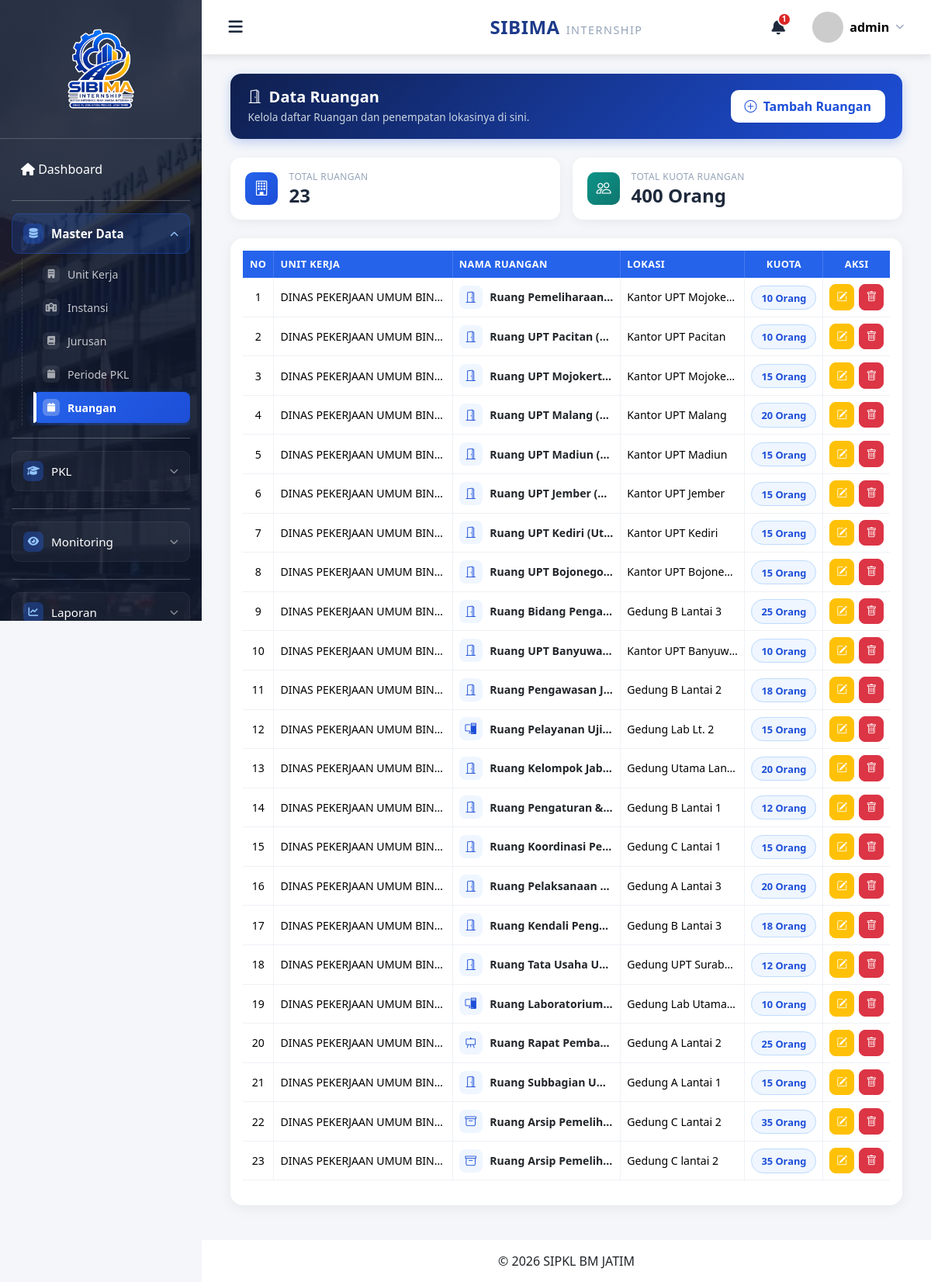
/admin/ruangan/index.php (signed in), run on the app's committed database.
### tables this page shows
CREATE TABLE `ruangan` (
  `id_ruangan` int(11) NOT NULL,
  `id_unit_kerja` int(11) NOT NULL,
  `nama_ruangan` varchar(150) NOT NULL,
  `lokasi` varchar(255) DEFAULT NULL,
  `kuota` int(11) NOT NULL DEFAULT 0
);

CREATE TABLE `unit_kerja` (
  `id` int(11) NOT NULL,
  `unit_kerja` varchar(255) NOT NULL,
  `unit_kerja_es_ii` varchar(255) DEFAULT NULL,
  `unit_kerja_es_iii` varchar(255) DEFAULT NULL,
  `unit_kerja_es_iv` varchar(255) DEFAULT NULL,
  `kuota` int(11) NOT NULL DEFAULT 0
);

### admin/ruangan/index.php (the view, shortened to what this page needs)
<?php
    include "../../config/config.php";
    function iconRuangan($nama)
    {
    $nama = strtolower($nama);
    if (str_contains($nama, 'aula') || str_contains($nama, 'rapat')) {
        return 'bi-easel';
    }
    if (str_contains($nama, 'lab') || str_contains($nama, 'komputer')) {
        return 'bi-pc-display';
    }
    if (str_contains($nama, 'arsip')) {
        return 'bi-archive';
    }
    return 'bi-door-open';
    }
    $query_ruangan = mysqli_query($conn, "
        SELECT r.*, u.unit_kerja AS nama_unit_kerja
        FROM ruangan r
        LEFT JOIN unit_kerja u ON r.id_unit_kerja = u.id
        ORDER BY r.id_ruangan DESC
    ");
    $stat = mysqli_fetch_assoc(mysqli_query($conn, "
        SELECT COUNT(*) AS total_ruangan, SUM(kuota) AS total_kuota_ruangan
        FROM ruangan
    "));
    $totalRuangan      = $stat['total_ruangan'] ?? 0;
    $totalKuotaRuangan = $stat['total_kuota_ruangan'] ?? 0;
    include "../../include/header.php";
    include "../../include/navbar.php";
    include "../../include/sidebar.php";
?>
<div class="container-fluid">
    <div class="page-header-bar">
        <div>
            <h3><i class="bi bi-door-open me-2"></i>Data Ruangan</h3>
            <p>Kelola daftar Ruangan dan penempatan lokasinya di sini.</p>
        </div>
        <a href="tambah.php" class="btn btn-tambah">
            <i class="bi bi-plus-circle me-1"></i> Tambah Ruangan
        </a>
    </div>
    <div class="stat-row">
        <div class="stat-card">
            <div class="stat-icon blue"><i class="bi bi-building"></i></div>
            <div>
                <small>Total Ruangan</small>
                <h4><?php echo $totalRuangan; ?></h4>
            </div>
        </div>
        <div class="stat-card">
            <div class="stat-icon teal"><i class="bi bi-people"></i></div>
            <div>
                <small>Total Kuota Ruangan</small>
                <h4><?php echo $totalKuotaRuangan; ?> Orang</h4>
            </div>
        </div>
    </div>
    <div class="card card-table">
        <div class="card-body">
            <div class="table-responsive">
                <table id="tabelRuangan" class="table table-hover datatable">
                    <thead>
                        <tr>
                            <th width="5%">No</th>
                            <th class="text-left-col" width="30%">Unit Kerja</th>
                            <th class="text-left-col" width="25%">Nama Ruangan</th>
                            <th class="text-left-col" width="20%">Lokasi</th>
                            <th style="width: 10%; text-align: center;">Kuota</th>
                            <th width="10%">Aksi</th>
                        </tr>
                    </thead>
                    <tbody>
                        <?php
                            $no = 1;
                            if (mysqli_num_rows($query_ruangan) > 0) {
                                while ($ruangan = mysqli_fetch_assoc($query_ruangan)) {
                                    $iconClass = iconRuangan($ruangan['nama_ruangan']);
                                ?>
                        <tr>
                            <td><?php echo $no++; ?></td>
                            <td class="text-left-col text-truncate" style="max-width: 200px;" title="<?php echo htmlspecialchars($ruangan['nama_unit_kerja'] ?? '-'); ?>">
                                <?php echo ! empty($ruangan['nama_unit_kerja']) ? htmlspecialchars($ruangan['nama_unit_kerja']) : '<span class="text-muted">- Tanpa Unit Kerja -</span>'; ?>
                            </td>
                            <td class="text-left-col">
                                <a href="daftar_pelajar.php?id=<?php echo $ruangan['id_ruangan']; ?>"
                                    class="text-decoration-none d-flex align-items-center justify-content-start text-start" title="Lihat daftar pelajar di <?php echo htmlspecialchars($ruangan['nama_ruangan']); ?>">
                                    <span class="ruangan-icon"><i class="bi <?php echo $iconClass; ?>"></i></span>
                                    <span class="fw-bold text-dark text-truncate" style="max-width: 160px;"><?php echo htmlspecialchars($ruangan['nama_ruangan']); ?></span>
                                </a>
                            </td>
                            <td class="text-left-col text-truncate" style="max-width: 150px;" title="<?php echo htmlspecialchars($ruangan['lokasi'] ?? '-'); ?>">
                                <?php echo ! empty($ruangan['lokasi']) ? htmlspecialchars($ruangan['lokasi']) : '<span class="text-muted">-</span>'; ?>
                            </td>
                            <td><span class="badge-kuota"><?php echo $ruangan['kuota']; ?> Orang</span></td>
                            <td>
                                <div class="action-group">
                                    <a href="edit.php?id=<?php echo $ruangan['id_ruangan']; ?>"
                                        class="btn btn-warning btn-sm text-white" title="Edit">
                                        <i class="bi bi-pencil-square"></i>
                                    </a>
                                    <button type="button" class="btn btn-danger btn-sm btnHapus"
                                        data-id="<?php echo $ruangan['id_ruangan']; ?>" title="Hapus">
                                        <i class="bi bi-trash"></i>
                                    </button>
                                </div>
                            </td>
                        </tr>
                        <?php
                            }
                            }
                        ?>
                    </tbody>
                </table>
            </div>
        </div>
    </div>
</div>
<?php
    include "../../include/footer.php";
?>

### assets/css/style.css (style rules this page uses)
* { margin:0; padding:0; box-sizing:border-box; }
body { background:#f4f6f9; font-family:'Segoe UI',sans-serif; }
a { text-decoration:none; }
.card { border:none; border-radius:15px; box-shadow:0 5px 15px rgba(0,0,0,.08); }

### admin/ruangan/index.php (style rules this page uses)
.page-header-bar { display: flex; justify-content: space-between; align-items: center; margin-bottom: 1.5rem; background: linear-gradient(135deg, #0f1f4d, #1d4ed8); border-radius: 14px; padding: 1.1rem 1.4rem; box-shadow: 0 4px 14px rgba(29, 78, 216, 0.25); }
.page-header-bar h3 { font-weight: 700; color: #fff; margin: 0; font-size: 1.25rem; display: flex; align-items: center; }
.page-header-bar h3 i { font-size: 1.1rem; margin-right: 0.6rem !important; }
.page-header-bar p { color: #cbd5e1; font-size: 0.85rem; margin: 0.25rem 0 0; }
.page-header-bar .btn-tambah { background: #fff; color: #1d4ed8; box-shadow: none; }
.btn-tambah { border-radius: 10px; font-weight: 600; padding: 0.55rem 1.1rem; border: none; }
.stat-row { display: grid; grid-template-columns: repeat(2, 1fr); gap: 1rem; margin-bottom: 1.5rem; }
.stat-card { background: #fff; border-radius: 14px; padding: 1rem 1.2rem; display: flex; align-items: center; gap: 0.9rem; box-shadow: 0 4px 14px rgba(0, 0, 0, 0.05); }
.stat-icon { width: 42px; height: 42px; border-radius: 10px; display: flex; align-items: center; justify-content: center; font-size: 1.2rem; color: #fff; flex-shrink: 0; }
.stat-icon.blue { background: linear-gradient(135deg, #2563eb, #1d4ed8); }
.stat-icon.teal { background: linear-gradient(135deg, #0d9488, #0f766e); }
.stat-card small { display: block; color: #94a3b8; font-size: 0.75rem; text-transform: uppercase; letter-spacing: 0.4px; }
.stat-card h4 { margin: 0.1rem 0 0; font-weight: 700; color: #1e293b; }
.card-table { border: none; border-radius: 16px; box-shadow: 0 4px 18px rgba(0, 0, 0, 0.06); }
table.datatable { border-collapse: separate !important; border-spacing: 0; width: 100% !important; }
table.datatable thead th { background: #2563eb; color: #fff; border: none !important; font-size: 0.8rem; text-transform: uppercase; letter-spacing: 0.4px; white-space: nowrap; text-align: center; border-right: 1px solid rgba(255, 255, 255, 0.15) !important; }
table.datatable thead th:last-child { border-right: none !important; }
table.datatable thead th.text-left-col { text-align: left !important; }
table.datatable tbody td { vertical-align: middle; font-size: 0.88rem; border-color: #eef1f5 !important; text-align: center; border-right: 1px solid #eef1f5; }
table.datatable tbody td:last-child { border-right: none; }
.badge-kuota { background: #eff6ff; color: #1d4ed8; border: 1px solid #bfdbfe; padding: 0.35rem 0.75rem; border-radius: 20px; font-weight: 600; font-size: 0.8rem; white-space: nowrap; }
table.datatable tbody td.text-left-col { text-align: left !important; }
.ruangan-icon { width: 30px; height: 30px; border-radius: 8px; background: #eff6ff; color: #1d4ed8; display: inline-flex; align-items: center; justify-content: center; margin-right: 0.6rem; font-size: 0.9rem; vertical-align: middle; flex-shrink: 0; }
.action-group { display: flex; align-items: center; justify-content: center; gap: 0.4rem; }
.action-group .btn { border-radius: 8px; font-size: 0.85rem; padding: 0.35rem 0.5rem; }

### data on the page
ruangan: id_unit_kerja.unit_kerja "DINAS PEKERJAAN UMUM BIN…", nama_ruangan "Ruang Pemeliharaan…", lokasi "Kantor UPT Mojoke…", kuota "10"
ruangan: id_unit_kerja.unit_kerja "DINAS PEKERJAAN UMUM BIN…", nama_ruangan "Ruang UPT Pacitan (…", lokasi "Kantor UPT Pacitan", kuota "10"
ruangan: id_unit_kerja.unit_kerja "DINAS PEKERJAAN UMUM BIN…", nama_ruangan "Ruang UPT Mojokert…", lokasi "Kantor UPT Mojoke…", kuota "15"
ruangan: id_unit_kerja.unit_kerja "DINAS PEKERJAAN UMUM BIN…", nama_ruangan "Ruang UPT Malang (…", lokasi "Kantor UPT Malang", kuota "20"
ruangan: id_unit_kerja.unit_kerja "DINAS PEKERJAAN UMUM BIN…", nama_ruangan "Ruang UPT Madiun (…", lokasi "Kantor UPT Madiun", kuota "15"
ruangan: id_unit_kerja.unit_kerja "DINAS PEKERJAAN UMUM BIN…", nama_ruangan "Ruang UPT Jember (…", lokasi "Kantor UPT Jember", kuota "15"
ruangan: id_unit_kerja.unit_kerja "DINAS PEKERJAAN UMUM BIN…", nama_ruangan "Ruang UPT Kediri (Ut…", lokasi "Kantor UPT Kediri", kuota "15"
ruangan: id_unit_kerja.unit_kerja "DINAS PEKERJAAN UMUM BIN…", nama_ruangan "Ruang UPT Bojonego…", lokasi "Kantor UPT Bojone…", kuota "15"
ruangan: id_unit_kerja.unit_kerja "DINAS PEKERJAAN UMUM BIN…", nama_ruangan "Ruang Bidang Penga…", lokasi "Gedung B Lantai 3", kuota "25"
ruangan: id_unit_kerja.unit_kerja "DINAS PEKERJAAN UMUM BIN…", nama_ruangan "Ruang UPT Banyuwa…", lokasi "Kantor UPT Banyuw…", kuota "10"
ruangan: id_unit_kerja.unit_kerja "DINAS PEKERJAAN UMUM BIN…", nama_ruangan "Ruang Pengawasan J…", lokasi "Gedung B Lantai 2", kuota "18"
ruangan: id_unit_kerja.unit_kerja "DINAS PEKERJAAN UMUM BIN…", nama_ruangan "Ruang Pelayanan Uji…", lokasi "Gedung Lab Lt. 2", kuota "15"
ruangan: id_unit_kerja.unit_kerja "DINAS PEKERJAAN UMUM BIN…", nama_ruangan "Ruang Kelompok Jab…", lokasi "Gedung Utama Lan…", kuota "20"
ruangan: id_unit_kerja.unit_kerja "DINAS PEKERJAAN UMUM BIN…", nama_ruangan "Ruang Pengaturan &…", lokasi "Gedung B Lantai 1", kuota "12"
ruangan: id_unit_kerja.unit_kerja "DINAS PEKERJAAN UMUM BIN…", nama_ruangan "Ruang Koordinasi Pe…", lokasi "Gedung C Lantai 1", kuota "15"
ruangan: id_unit_kerja.unit_kerja "DINAS PEKERJAAN UMUM BIN…", nama_ruangan "Ruang Pelaksanaan…", lokasi "Gedung A Lantai 3", kuota "20"
ruangan: id_unit_kerja.unit_kerja "DINAS PEKERJAAN UMUM BIN…", nama_ruangan "Ruang Kendali Peng…", lokasi "Gedung B Lantai 3", kuota "18"
ruangan: id_unit_kerja.unit_kerja "DINAS PEKERJAAN UMUM BIN…", nama_ruangan "Ruang Tata Usaha U…", lokasi "Gedung UPT Surab…", kuota "12"
ruangan: id_unit_kerja.unit_kerja "DINAS PEKERJAAN UMUM BIN…", nama_ruangan "Ruang Laboratorium…", lokasi "Gedung Lab Utama…", kuota "10"
ruangan: id_unit_kerja.unit_kerja "DINAS PEKERJAAN UMUM BIN…", nama_ruangan "Ruang Rapat Pemba…", lokasi "Gedung A Lantai 2", kuota "25"
ruangan: id_unit_kerja.unit_kerja "DINAS PEKERJAAN UMUM BIN…", nama_ruangan "Ruang Subbagian U…", lokasi "Gedung A Lantai 1", kuota "15"
ruangan: id_unit_kerja.unit_kerja "DINAS PEKERJAAN UMUM BIN…", nama_ruangan "Ruang Arsip Pemelih…", lokasi "Gedung C Lantai 2", kuota "35"
ruangan: id_unit_kerja.unit_kerja "DINAS PEKERJAAN UMUM BIN…", nama_ruangan "Ruang Arsip Pemelih…", lokasi "Gedung C lantai 2", kuota "35"

### other printed values
$totalNotifikasi "1"
$_SESSION['nama'] "admin"
$totalRuangan "23"
$totalKuotaRuangan "400"
